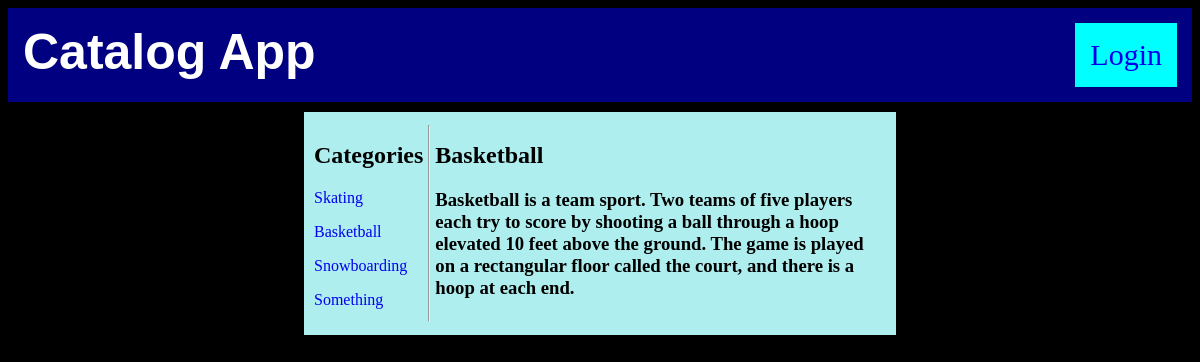
The page /catalog/2/3/ on the database its author committed.
### database_setup.py (models this page shows, shortened)
class Categories(Base):
    __tablename__ = 'categories'
    id = Column(Integer, primary_key=True)
    name = Column(String(20), nullable=False)
    user_id = Column(Integer, ForeignKey('user.id'))
    user = relationship(User)
    items = relationship('Item', cascade='all, delete-orphan')

class Item(Base):
    __tablename__ = 'items'
    id = Column(Integer, primary_key=True)
    name = Column(String(20), nullable=False)
    description = Column(String(500))
    categories_id = Column(Integer, ForeignKey('categories.id'))
    category = relationship(Categories)
    user_id = Column(Integer, ForeignKey('user.id'))
    user = relationship(User)

### project.py (the view)
@app.route('/catalog/<int:categories_id>/<int:items_id>/')
def desItem(categories_id, items_id):
    catalogs = session.query(Categories).all()
    catalog = session.query(Categories).filter_by(id=categories_id).one()
    items = session.query(Item).filter_by(id=items_id).one()
    return render_template('itemDes.html', items=items,
                           categories_id=categories_id,
                           catalog=catalog, catalogs=catalogs)

### templates/itemDes.html (shortened to what this page needs)
<!DOCTYPE html>
<html>
   <head>
      <link rel=stylesheet type=text/css href="{{ url_for('static', filename='description.css') }}">
   </head>
   <body>
      <header>
         <h1>Catalog App</h1>
         <div class="login">
            {% if 'username' not in session %}
            <a href="{{url_for('showLogin')}}">Login</a>
            {% else %}
            <a href="{{url_for('gdisconnect')}}">Logout</a>
            {% endif %}
         </div>
      </header>
      <div class="middle">
         <div class="item">
            <div class="catalogs">
               <h2>Categories</h2>
               {% for catalog in catalogs %}
               <p>
                  <a href="{{url_for('showItems',categories_id=catalog.id)}}">{{ catalog.name }}</a><br>
               </p>
               {% endfor %}
            </div>
            <hr>
            <div class="items">
               <h2>{{items.name}}</h2>
               <h3>{{items.description}}</h3>
            </div>
         </div>
      </div>
   </body>
</html>

### static/description.css (style rules this page uses)
header { display: flex; flex-flow: row; justify-content: space-between; background-color: navy; padding: 15px; }
body { background-color: black; }
h1 { color: white; margin: 0px; font-size: 50px; font-family: sans-serif; }
.login { padding: 15px; font-size: 30px; background-color: aqua; }
a { text-decoration: none; }
.middle { display: flex; flex-flow: row; padding: 10px; justify-content: center; }
.item { display: flex; flex-flow: row; justify-content: space-around; width: 50%; padding: 5px; background-color: paleturquoise; }
.catalogs { padding: 5px; }
.items { padding: 5px; }

### rows shown on the page
Categories: name "Skating"
Categories: name "Basketball"
Categories: name "Snowboarding"
Categories: name "Something"
Item: name "Basketball", description "Basketball is a team sport. Two teams of five players each try to score by shooting a ball through a hoop elevated 10 feet above the ground. The game is played on a rectangular floor called the court, and there is a hoop at each end."
